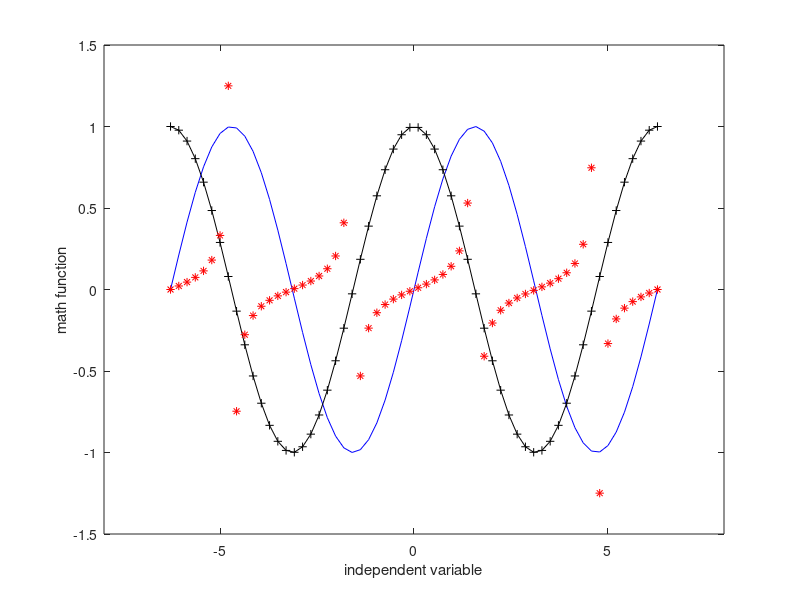

The MATLAB source for this figure: (Note: this script raises an error after producing the figure.)
%%%%%%%%%%%%%%%%%%%%%%%%%%%%%%%%%%%%%%%%%%%%%%%%%%%%%%%%%%%%%%%%%%%%%%%%%%
% % Example to show some properties of the plot function
% % W. Bouten, UvA, dec 2003
% % Course: Programming in MATLAB
% %
% % File: '\ch06_math\plot_example.m'
% % MATLAB version 2006a (win32)
%%%%%%%%%%%%%%%%%%%%%%%%%%%%%%%%%%%%%%%%%%%%%%%%%%%%%%%%%%%%%%%%%%%%%%%%%%
% INITIALIZATION PART:
clear                                       % clear the workspace variables
close all                                   % close any open figures
clc                                         % clear the command window


% DYNAMIC PART/ CALCULATIONS:
Trigo = transpose(linspace(-2*pi,2*pi,60)); % fill first column of matrix
Trigo(:,2) = sin(Trigo(:,1));               % assign the sine to the second column
Trigo(:,3) = cos(Trigo(:,1));
Trigo(:,4) = tan(Trigo(:,1));


% VISUALIZATION PART:
figure
plot(Trigo(:,1),Trigo(:,2), 'b-')           % plot a blue (b) line (-) for the sine
axis([-8,8,-1.5,1.5])                       % set the ranges of the x- and y-axes
xlabel('independent variable')              % assign label to the x-axis
ylabel('math function')                     % assign label to the y-axis
hold on                                     % keep the plot while plotting the next
plot(Trigo(:,1),Trigo(:,3), 'k+-',...       % (the dots mean that the 
     Trigo(:,1),Trigo(:,4)/10, 'r*')        % line continues)
     
% add a legend next to the plot, the position is 
% indicated by -1, see help documentation
legend('sine','cosine','tangent/10',-1)
